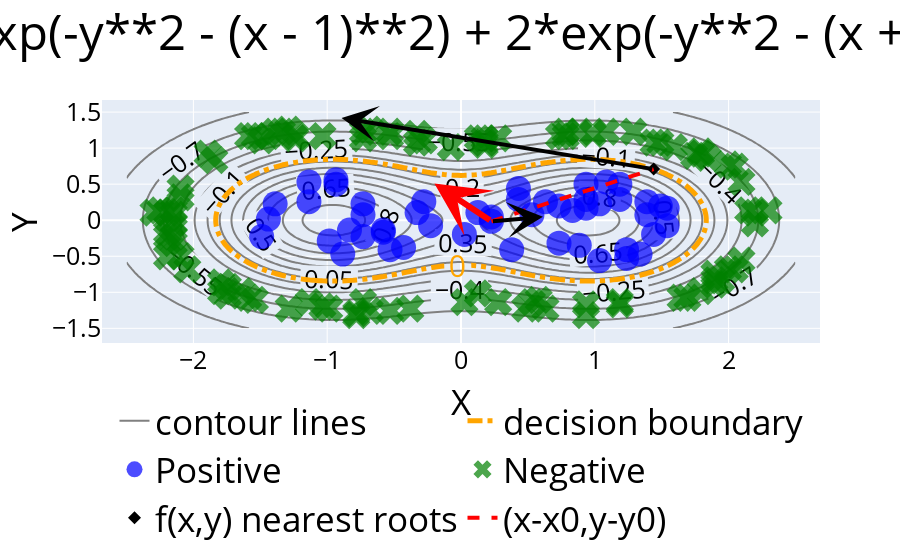

The cell this chart's notebook holds for it:
### Code cell
fontsize=35
fig = go.Figure(data=go.Contour(
x=x, y=y, z=Z,
#contours_coloring='lines',
        line_width=2,
line_smoothing=0.85,
contours=dict(
        start=-1, end=1, size=0.15,     coloring ='none',
            showlabels = True, # show labels on contours
            labelfont = dict( # label font properties
                size = fontsize-10,
                color = 'black',
            )),
        name='contour lines'

))
contour_lines = fig.data[0]['line']
contour_lines['color']='grey'
#contour_lines['labelfont']['color']='red'
# Add scatter plots for selected positive and negative points
fig.add_trace(go.Contour(
x=x, y=y, z=Z,
#contours_coloring='lines',
line_color='orange',
        line_width=5,
line_smoothing=0.85,
line_dash='dashdot',
   contours=dict(
        start=0, end=0, size=1,
            coloring ='none',
            showlabels = True, # show labels on contours
            labelfont = dict( # label font properties
                size = fontsize-5,
                color = 'orange',
            )),
            name='decision boundary'
))

#fig.add_trace(go.Contour(
#x=x, y=y, z=Z,
#contours_coloring='lines',
#line_color='grey',
#        line_width=0.5,
#line_smoothing=0.85,
#line_dash='dash',
#   contours=dict(
#        start=-1, end=1, size=0.25,
#            coloring ='none',
#            showlabels = True, # show labels on contours
#            labelfont = dict( # label font properties
#                size = 8,
#                color = 'grey',
#            )),
#            name='contour lines'
#))

fig.add_trace(go.Scatter(
    x=selected_points_xp.flatten(), y=selected_points_yp.flatten(),
    mode='markers', name='Positive',
    #circle-open-dot
    marker=dict(symbol="circle",color='blue', size=fontsize-10,opacity=0.70)
))

fig.add_trace(go.Scatter(
    x=selected_points_xn.flatten(), y=selected_points_yn.flatten(),
    mode='markers', name='Negative',
    #"x-open-dot"
    marker=dict(symbol="x",color='green', size=fontsize-10,opacity=0.70)
))

fig.add_trace(go.Scatter(
    x=[root_values[0]], y=[root_values[1]],
    mode='markers', name='f(x,y) nearest roots',
    #circle-open-dot
    marker=dict(symbol="diamond",color='black', size=10),
))

fig.add_trace(go.Scatter(
    x=[grad_pointxp,root_values[0]], y=[grad_pointyp,root_values[1]],
    mode='lines', name='(x-x0,y-y0)',
    line=dict(dash="dash",color='red',width=4)
    #circle-open-dot
))

fig.update_layout(
    annotations=[
        go.layout.Annotation(dict(
            x= positive_grad[0],
            y=positive_grad[1],
            showarrow=True,
            axref="x", ayref='y',
            ax=grad_pointxp,
            ay=grad_pointyp,
            text='',
            arrowhead=3,
            arrowsize=1.5,
            arrowwidth=4,
            arrowcolor='black'
        )),
        go.layout.Annotation(dict(
            x=root_grad[0],
            y=-root_grad[1],
            showarrow=True,
            axref="x", ayref='y',
            ax=root_values[0],
            ay=root_values[1],
            text='',
            arrowhead=3,
            arrowsize=1.5,
            arrowwidth=4,
            arrowcolor='black'
        )),
        go.layout.Annotation(dict(
            x=approximation[0],
            y=approximation[1],
            showarrow=True,
            axref="x", ayref='y',
            ax=grad_pointxp,
            ay=grad_pointyp,
            text='',
            arrowhead=3,
            arrowsize=1.5,
            arrowwidth=6,
            arrowcolor='red'
        ))
    ]
)


fig.update_layout(title = "f(x,y)="+str(f1),title_x=0.5,
    xaxis=dict(title='X',title_font=dict(size=fontsize),
        tickfont=dict(size=fontsize-10),),
    yaxis=dict(title='Y',
               title_font=dict(size=fontsize),
        tickfont=dict(size=fontsize-10),),
    legend=dict(
        y=-0.2,
        x=0.5,
        xanchor='center',
        orientation='h',
        font=dict(size=fontsize)
    ),
    margin=dict(b=100),  # margin to ensure legend is visible
    font=dict(color='black',size=fontsize),  # dark black color for better readability,
    showlegend=True
)

fig.write_image("./figures/taylor_series.png", scale=2,width=2400,height=1000)

# Show the plot
fig.show()

### Figure 1 — Plotly figure (JSON) as saved in the notebook; plotly's stock layout.template omitted (floating-point values rounded to 4 significant figures; data arrays with more than 128 entries replaced by an {"elided": "..."} marker saying what was removed)
{"data": [{"contours": {"coloring": "none", "end": 1, "labelfont": {"color": "black", "size": 25}, "showlabels": true, "size": 0.15, "start": -1}, "line": {"color": "grey", "smoothing": 0.85, "width": 2}, "name": "contour lines", "type": "contour", "x": [-2.5, -2.449, -2.399, -2.348, -2.298, -2.247, -2.197, -2.146, -2.096, -2.045, -1.995, -1.944, -1.894, -1.843, -1.793, -1.742, -1.692, -1.641, -1.591, -1.54, -1.49, -1.439, -1.389, -1.338, -1.288, -1.237, -1.187, -1.136, -1.086, -1.035, -0.9848, -0.9343, -0.8838, -0.8333, -0.7828, -0.7323, -0.6818, -0.6313, -0.5808, -0.5303, -0.4798, -0.4293, -0.3788, -0.3283, -0.2778, -0.2273, -0.1768, -0.1263, -0.07576, -0.02525, 0.02525, 0.07576, 0.1263, 0.1768, 0.2273, 0.2778, 0.3283, 0.3788, 0.4293, 0.4798, 0.5303, 0.5808, 0.6313, 0.6818, 0.7323, 0.7828, 0.8333, 0.8838, 0.9343, 0.9848, 1.035, 1.086, 1.136, 1.187, 1.237, 1.288, 1.338, 1.389, 1.439, 1.49, 1.54, 1.591, 1.641, 1.692, 1.742, 1.793, 1.843, 1.894, 1.944, 1.995, 2.045, 2.096, 2.146, 2.197, 2.247, 2.298, 2.348, 2.399, 2.449, 2.5], "y": [-1.5, -1.47, -1.439, -1.409, -1.379, -1.348, -1.318, -1.288, -1.258, -1.227, -1.197, -1.167, -1.136, -1.106, -1.076, -1.045, -1.015, -0.9848, -0.9545, -0.9242, -0.8939, -0.8636, -0.8333, -0.803, -0.7727, -0.7424, -0.7121, -0.6818, -0.6515, -0.6212, -0.5909, -0.5606, -0.5303, -0.5, -0.4697, -0.4394, -0.4091, -0.3788, -0.3485, -0.3182, -0.2879, -0.2576, -0.2273, -0.197, -0.1667, -0.1364, -0.1061, -0.07576, -0.04545, -0.01515, 0.01515, 0.04545, 0.07576, 0.1061, 0.1364, 0.1667, 0.197, 0.2273, 0.2576, 0.2879, 0.3182, 0.3485, 0.3788, 0.4091, 0.4394, 0.4697, 0.5, 0.5303, 0.5606, 0.5909, 0.6212, 0.6515, 0.6818, 0.7121, 0.7424, 0.7727, 0.803, 0.8333, 0.8636, 0.8939, 0.9242, 0.9545, 0.9848, 1.015, 1.045, 1.076, 1.106, 1.136, 1.167, 1.197, 1.227, 1.258, 1.288, 1.318, 1.348, 1.379, 1.409, 1.439, 1.47, 1.5], "z": {"elided": "100x100 float values"}}, {"contours": {"coloring": "none", "end": 0, "labelfont": {"color": "orange", "size": 30}, "showlabels": true, "size": 1, "start": 0}, "line": {"color": "orange", "dash": "dashdot", "smoothing": 0.85, "width": 5}, "name": "decision boundary", "type": "contour", "x": [-2.5, -2.449, -2.399, -2.348, -2.298, -2.247, -2.197, -2.146, -2.096, -2.045, -1.995, -1.944, -1.894, -1.843, -1.793, -1.742, -1.692, -1.641, -1.591, -1.54, -1.49, -1.439, -1.389, -1.338, -1.288, -1.237, -1.187, -1.136, -1.086, -1.035, -0.9848, -0.9343, -0.8838, -0.8333, -0.7828, -0.7323, -0.6818, -0.6313, -0.5808, -0.5303, -0.4798, -0.4293, -0.3788, -0.3283, -0.2778, -0.2273, -0.1768, -0.1263, -0.07576, -0.02525, 0.02525, 0.07576, 0.1263, 0.1768, 0.2273, 0.2778, 0.3283, 0.3788, 0.4293, 0.4798, 0.5303, 0.5808, 0.6313, 0.6818, 0.7323, 0.7828, 0.8333, 0.8838, 0.9343, 0.9848, 1.035, 1.086, 1.136, 1.187, 1.237, 1.288, 1.338, 1.389, 1.439, 1.49, 1.54, 1.591, 1.641, 1.692, 1.742, 1.793, 1.843, 1.894, 1.944, 1.995, 2.045, 2.096, 2.146, 2.197, 2.247, 2.298, 2.348, 2.399, 2.449, 2.5], "y": [-1.5, -1.47, -1.439, -1.409, -1.379, -1.348, -1.318, -1.288, -1.258, -1.227, -1.197, -1.167, -1.136, -1.106, -1.076, -1.045, -1.015, -0.9848, -0.9545, -0.9242, -0.8939, -0.8636, -0.8333, -0.803, -0.7727, -0.7424, -0.7121, -0.6818, -0.6515, -0.6212, -0.5909, -0.5606, -0.5303, -0.5, -0.4697, -0.4394, -0.4091, -0.3788, -0.3485, -0.3182, -0.2879, -0.2576, -0.2273, -0.197, -0.1667, -0.1364, -0.1061, -0.07576, -0.04545, -0.01515, 0.01515, 0.04545, 0.07576, 0.1061, 0.1364, 0.1667, 0.197, 0.2273, 0.2576, 0.2879, 0.3182, 0.3485, 0.3788, 0.4091, 0.4394, 0.4697, 0.5, 0.5303, 0.5606, 0.5909, 0.6212, 0.6515, 0.6818, 0.7121, 0.7424, 0.7727, 0.803, 0.8333, 0.8636, 0.8939, 0.9242, 0.9545, 0.9848, 1.015, 1.045, 1.076, 1.106, 1.136, 1.167, 1.197, 1.227, 1.258, 1.288, 1.318, 1.348, 1.379, 1.409, 1.439, 1.47, 1.5], "z": {"elided": "100x100 float values"}}, {"marker": {"color": "blue", "opacity": 0.7, "size": 25, "symbol": "circle"}, "mode": "markers", "name": "Positive", "type": "scatter", "x": [-0.7323, 0.8838, -1.136, -0.5303, 1.439, 1.389, 1.49, 0.9343, 1.035, 1.338, 0.5303, -0.2273, 1.187, -0.2778, -1.49, 1.54, 0.4293, 0.7323, 0.3788, 0.7323, -0.7323, -0.4293, -0.9848, 1.086, -0.5808, 0.2273, -1.389, 1.237, -1.439, 1.035, 1.54, 1.237, 0.8333, 0.02525, -0.9343, -0.5808, 0.4293, -0.8333, 0.1263, -0.8838, 1.389, -0.7323, 0.9343, -0.3283, -0.9343, 1.187, 0.2273, -1.136, 0.6313, 0.9343], "y": [0.2273, -0.3485, 0.2576, -0.4091, -0.197, 0.07576, 0.197, 0.5, 0.2273, -0.4697, 0.07576, -0.07576, 0.5, 0.2576, -0.2273, -0.07576, 0.2879, -0.3182, -0.4091, 0.197, -0.2273, -0.3788, -0.2879, 0.5303, -0.1667, -0.01515, 0.2273, -0.5303, 0.01515, -0.5606, 0.1667, -0.4091, 0.1364, -0.197, 0.5606, -0.1364, 0.4394, -0.1364, 0.1061, -0.4697, 0.2576, 0.07576, 0.2879, 0.1061, 0.5, 0.2879, 0.04545, 0.5303, 0.2576, 0.1667]}, {"marker": {"color": "green", "opacity": 0.7, "size": 25, "symbol": "x"}, "mode": "markers", "name": "Negative", "type": "scatter", "x": [1.187, -0.7828, 0.7828, 0.7828, -2.146, 0.5808, -0.7828, -1.742, -2.045, 0.1263, -1.54, 0.7323, 1.439, -1.389, 0.1768, -1.591, 1.793, 2.045, -0.5303, 0.2778, -0.3283, -1.793, 2.096, 1.49, 2.146, -0.3283, 0.6313, -2.247, 0.02525, 1.894, 1.086, 0.1263, -1.338, 1.288, -1.742, 1.894, -1.54, -2.298, 1.187, -2.197, -1.591, 0.4798, -2.197, 1.742, -2.096, -0.2778, -0.5303, -0.5303, -1.49, -0.3788, 0.8838, -2.146, 2.197, 1.894, 1.793, 2.197, 0.9848, -1.288, -0.7323, -1.035, -1.843, -2.146, -0.7323, 0.9343, 1.843, 0.1768, -1.288, 1.995, 0.2778, 2.298, -2.096, -0.7323, -0.6818, -2.096, 0.5303, -1.237, 1.944, 1.641, 2.045, 2.096, -1.035, 1.591, -1.237, 1.995, -1.894, 0.9343, -1.793, -0.07576, -2.197, -0.9848, -1.439, 1.793, -0.6818, 0.1768, -2.146, -2.146, -2.197, 1.692, -1.136, -1.641], "y": [-1.136, -1.288, 1.167, 1.227, -0.3182, -1.106, -1.318, -0.9242, -0.6818, -1.015, -1.106, 1.167, 1.076, 1.227, 1.045, 1.167, -0.9848, -0.6818, 1.227, -1.136, 1.076, -0.9848, 0.5303, 1.076, 0.1364, 1.197, -1.227, 0.1364, -1.136, -0.8939, 1.227, 1.136, 1.227, 1.227, -1.045, -0.7424, 1.167, 0.1061, -1.167, -0.1667, -1.076, -1.227, 0.1061, 0.8939, 0.4394, 1.106, -1.258, 1.167, 1.106, -1.227, 1.227, -0.2273, -0.04545, -0.8333, 0.9545, 0.1061, 1.197, 1.258, 1.136, -1.197, 0.8333, 0.07576, -1.136, -1.167, 0.8636, 1.136, -1.227, -0.6818, 1.136, 0.1364, 0.3182, 1.227, 1.258, -0.5, -1.136, 1.167, -0.8333, -1.076, 0.7424, -0.5606, 1.167, 1.015, 1.136, 0.7727, 0.9242, -1.318, -0.8636, 1.015, -0.2273, -1.227, 1.167, 0.9242, -1.258, 1.076, -0.04545, 0.1364, -0.5, -1.076, -1.136, -0.9848]}, {"marker": {"color": "black", "size": 10, "symbol": "diamond"}, "mode": "markers", "name": "f(x,y) nearest roots", "type": "scatter", "x": [1.44], "y": [0.709]}, {"line": {"color": "red", "dash": "dash", "width": 4}, "mode": "lines", "name": "(x-x0,y-y0)", "type": "scatter", "x": [0.2273, 1.44], "y": [-0.01515, 0.709]}], "layout": {"annotations": [{"arrowcolor": "black", "arrowhead": 3, "arrowsize": 1.5, "arrowwidth": 4, "ax": 0.2273, "axref": "x", "ay": -0.01515, "ayref": "y", "showarrow": true, "text": "", "x": 0.6125, "y": 0.04679}, {"arrowcolor": "black", "arrowhead": 3, "arrowsize": 1.5, "arrowwidth": 4, "ax": 1.44, "axref": "x", "ay": 0.709, "ayref": "y", "showarrow": true, "text": "", "x": -0.8927, "y": 1.418}, {"arrowcolor": "red", "arrowhead": 3, "arrowsize": 1.5, "arrowwidth": 6, "ax": 0.2273, "axref": "x", "ay": -0.01515, "ayref": "y", "showarrow": true, "text": "", "x": -0.1989, "y": 0.5101}], "font": {"color": "black", "size": 35}, "legend": {"font": {"size": 35}, "orientation": "h", "x": 0.5, "xanchor": "center", "y": -0.2}, "margin": {"b": 100}, "showlegend": true, "title": {"text": "f(x,y)=2*exp(-y**2 - (x - 1)**2) + 2*exp(-y**2 - (x + 1)**2) - 1", "x": 0.5}, "xaxis": {"tickfont": {"size": 25}, "title": {"font": {"size": 35}, "text": "X"}}, "yaxis": {"tickfont": {"size": 25}, "title": {"font": {"size": 35}, "text": "Y"}}}}
